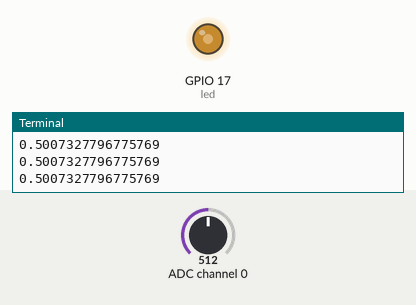
Recording of a program running on a simulated Raspberry Pi (BCM pin numbers). On the bench: output pins drawn as LEDs (lit = HIGH), the last lines printed to the terminal. The test bench sets the inputs (shaded band); at power-on: ADC channel 0 = 512 (analog values on the 0–1023 scale).

Above: at 1.2 s.
1.3 s: ADC channel 0 set to 716
At 2.5 s:
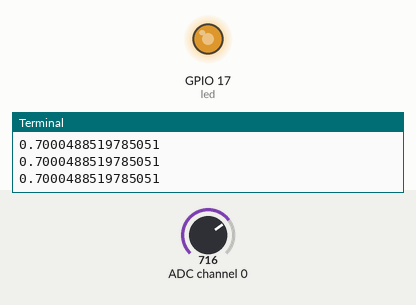
2.8 s: ADC channel 0 set to 900
At 4.0 s:
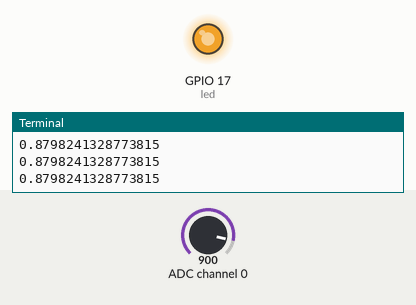
4.3 s: ADC channel 0 set to 122
At 5.5 s:
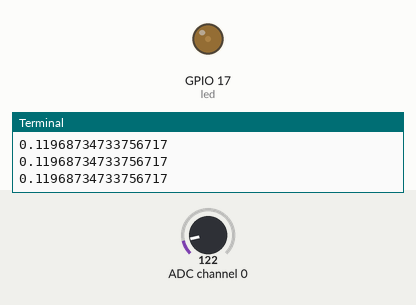
5.8 s: ADC channel 0 set to 0
At 7.2 s:
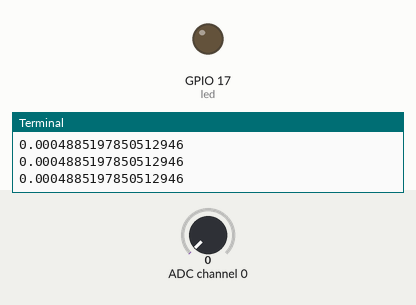
Timing chart, 0 to 8.3 s (numbered marks = the images above; inputs shaded):
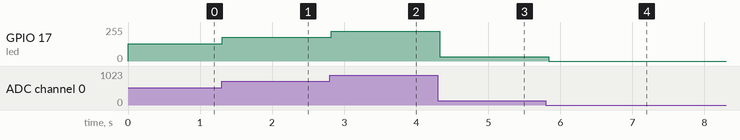

The program:

brightness_controller.py
```python
from gpiozero import PWMLED, MCP3008
from time import sleep

# create an object called pot that refers to MCP3008 channel 0
pot = MCP3008(0)

# create a PWMLED object called led that refers to GPIO 17
led = PWMLED(17)

while True:
	# pot.value accesses the current pot reading
	if(pot.value < 0.001):
		# turn off
		led.value = 0
	else:
		# change led brightness according to pot value
		led.value = pot.value

	print(pot.value)
	sleep(0.1)
```

Measured:
- after the input at 1.3 s, GPIO 17 (led): 128/255 → 179/255 at once
- after the input at 2.8 s, GPIO 17 (led): 179/255 → 224/255 at once
- after the input at 4.3 s, GPIO 17 (led): 224/255 → 31/255 at once
- after the input at 5.8 s, GPIO 17 (led): 31/255 → 0/255 at once
